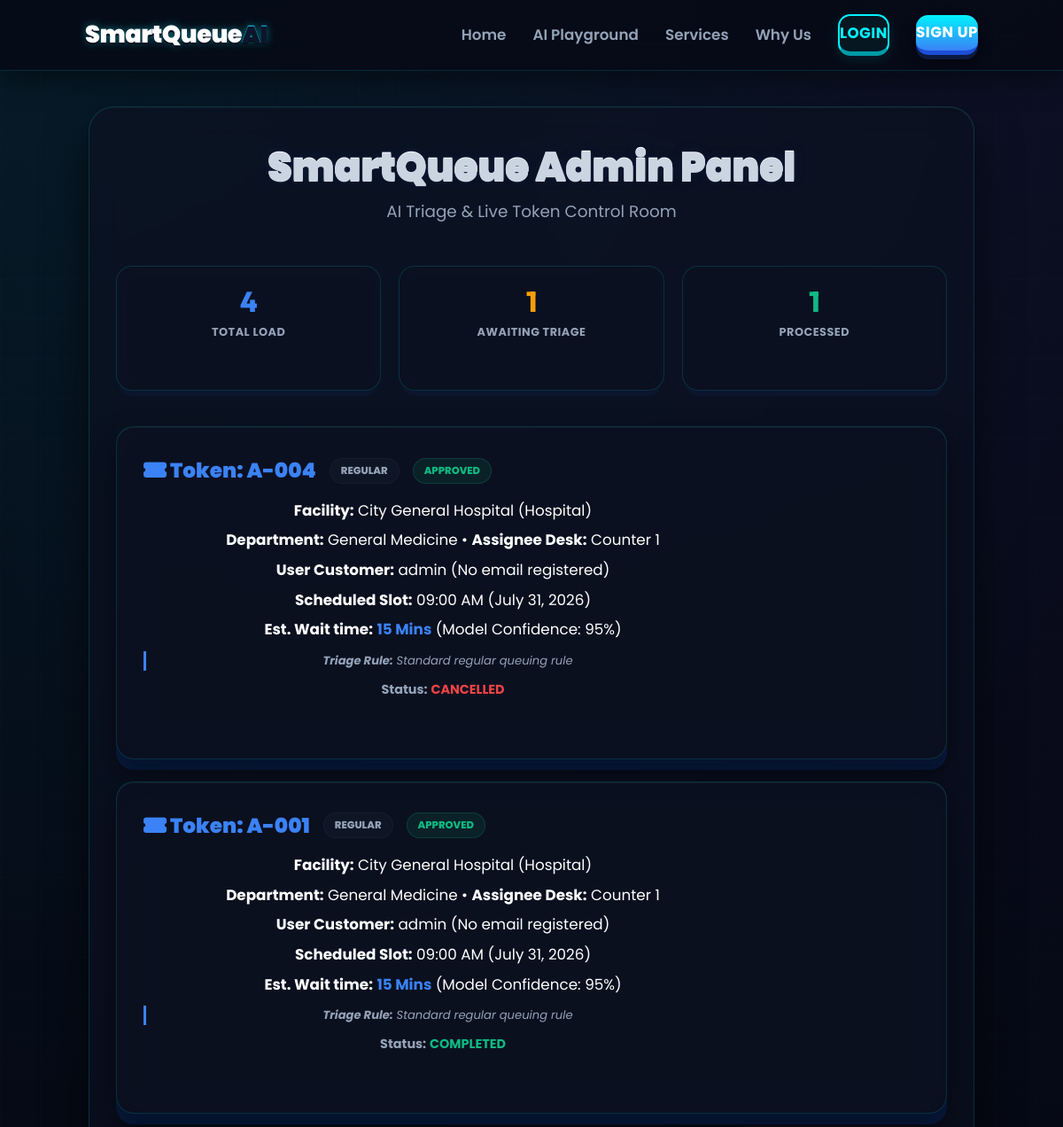
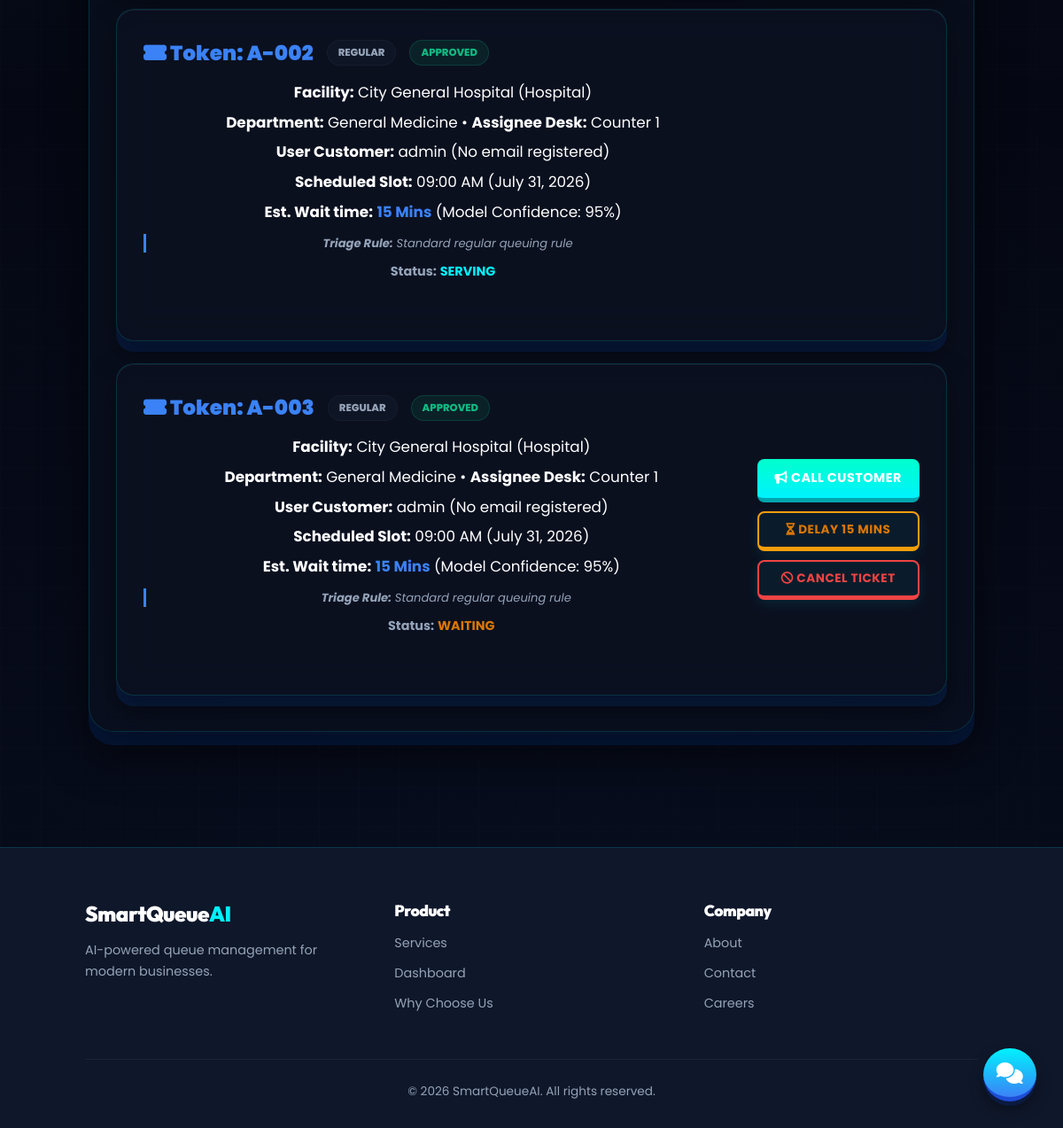
The page /admin-queue/ on the database its author committed (2 pictures, top to bottom).
### queue_system/models.py (models this page shows, shortened)
class Appointment(models.Model):
    SERVICE_CHOICES = [
        ('Hospital', 'Hospital'),
        ('Bank', 'Bank'),
        ('University', 'University'),
        ('Government', 'Government'),
        ('Service Center', 'Service Center'),
    ]
    STATUS_CHOICES = [
        ('Waiting', 'Waiting'),
        ('Serving', 'Serving'),
        ('Completed', 'Completed'),
        ('Cancelled', 'Cancelled'),
    ]
    PRIORITY_CHOICES = [
        ('Emergency', 'Emergency'),
        ('Senior Citizen', 'Senior Citizen'),
        ('VIP', 'VIP'),
        ('Regular', 'Regular'),
    ]
    user = models.ForeignKey(User, on_delete=models.CASCADE)
    service = models.CharField(max_length=50, choices=SERVICE_CHOICES)
    organization_name = models.CharField(max_length=100, default='City General Hospital')
    department = models.CharField(max_length=100, default='General Medicine')
    doctor_or_counter = models.CharField(max_length=100, default='Counter 1', blank=True, null=True)
    estimated_wait_time = models.IntegerField(default=15)
    confidence_score = models.IntegerField(default=95)
    distance = models.CharField(max_length=20, default='1.2 km')
    appointment_date = models.DateField()
    appointment_time = models.CharField(max_length=10, default='09:00 AM')
    token_number = models.CharField(max_length=20, blank=True, null=True)
    status = models.CharField(max_length=20, choices=STATUS_CHOICES, default='Waiting')
    priority = models.CharField(max_length=20, choices=PRIORITY_CHOICES, default='Regular')
    priority_reason = models.CharField(max_length=255, default='Standard regular queuing rule')
    is_approved = models.BooleanField(default=True)
    created_at = models.DateTimeField(auto_now_add=True)

### queue_system/views.py (the view)
# urls.py: path('admin-queue/', views.admin_queue_view, name='admin_queue'),
def admin_queue_view(request):
    appointments = Appointment.objects.all().order_by('appointment_date', 'status', 'priority', 'token_number')
    total = Appointment.objects.count()
    completed = Appointment.objects.filter(status='Completed').count()
    waiting = Appointment.objects.filter(status='Waiting').count()
    context = {
        'appointments': appointments,
        'total': total,
        'completed': completed,
        'waiting': waiting
    }
    return render(request, 'queue_system/admin_queue.html', context)

### templates/queue_system/admin_queue.html (shortened to what this page needs)
{% extends "accounts/base.html" %}
{% block content %}
<section class="hero" style="padding: 40px 5% 80px;">
<div class="appointment-card" style="max-width: 1000px; margin-top: 0; padding: 40px 30px;">
    <h1 style="text-align: center; font-family: 'Poppins', sans-serif; font-weight: 900; color: var(--text-primary); font-size: 2.8rem; margin-bottom: 10px;">
        SmartQueue Admin Panel
    </h1>
    <p style="text-align: center; color: var(--text-secondary); font-size: 1.15rem; margin-bottom: 45px;">
        AI Triage & Live Token Control Room
    </p>
    <div style="display: grid; grid-template-columns: repeat(auto-fit, minmax(180px, 1fr)); gap: 20px; margin-bottom: 40px;">
        <div class="service-card" style="padding: 20px; text-align: center; box-shadow: 0 10px 0px -4px rgba(37,99,235,0.06); border-radius: 18px;">
            <h3 style="font-size: 2rem; color: var(--blue); margin-bottom: 5px;">{{ total }}</h3>
            <p style="color: var(--text-secondary); font-size: 0.8rem; font-weight: 700; text-transform: uppercase; letter-spacing: 0.5px;">Total Load</p>
        </div>
        <div class="service-card" style="padding: 20px; text-align: center; box-shadow: 0 10px 0px -4px rgba(37,99,235,0.06); border-radius: 18px;">
            <h3 style="font-size: 2rem; color: #F59E0B; margin-bottom: 5px;">{{ waiting }}</h3>
            <p style="color: var(--text-secondary); font-size: 0.8rem; font-weight: 700; text-transform: uppercase; letter-spacing: 0.5px;">Awaiting Triage</p>
        </div>
        <div class="service-card" style="padding: 20px; text-align: center; box-shadow: 0 10px 0px -4px rgba(37,99,235,0.06); border-radius: 18px;">
            <h3 style="font-size: 2rem; color: #10B981; margin-bottom: 5px;">{{ completed }}</h3>
            <p style="color: var(--text-secondary); font-size: 0.8rem; font-weight: 700; text-transform: uppercase; letter-spacing: 0.5px;">Processed</p>
        </div>
    </div>
    <div style="display: flex; flex-direction: column; gap: 25px;">
        {% for appointment in appointments %}
            <div class="service-card" style="text-align: left; padding: 30px; display: flex; justify-content: space-between; align-items: center; flex-wrap: wrap; gap: 20px; border-radius: 20px;">
                <div style="flex: 1; min-width: 280px;">
                    <div style="display: flex; align-items: center; gap: 15px; margin-bottom: 12px; flex-wrap: wrap;">
                        <span style="font-size: 1.45rem; color: var(--blue); font-weight: 900;"><i class="fas fa-ticket-alt"></i> Token: {{ appointment.token_number }}</span>
                        <span style="font-size: 0.72rem; padding: 4px 12px; border-radius: 20px; font-weight: 800; text-transform: uppercase;
                            {% if appointment.priority == 'Emergency' %}background: rgba(239, 68, 68, 0.1); color: #EF4444; border: 1px solid rgba(239,68,68,0.2);
                            {% elif appointment.priority == 'Senior Citizen' %}background: rgba(14, 165, 233, 0.1); color: var(--cyan); border: 1px solid rgba(14,165,233,0.2);
                            {% elif appointment.priority == 'VIP' %}background: rgba(99, 102, 241, 0.1); color: var(--purple); border: 1px solid rgba(99,102,241,0.2);
                            {% else %}background: rgba(71, 85, 105, 0.08); color: var(--text-secondary); border: 1px solid rgba(71,85,105,0.15);{% endif %}">
                            {{ appointment.priority }}
                        </span>
                        {% if appointment.is_approved %}
                            <span style="font-size: 0.72rem; background: rgba(16, 185, 129, 0.1); color: #10B981; border: 1px solid rgba(16,185,129,0.2); padding: 4px 12px; border-radius: 20px; font-weight: 800; text-transform: uppercase;">Approved</span>
                        {% else %}
                            <span style="font-size: 0.72rem; background: rgba(245, 158, 11, 0.1); color: #D97706; border: 1px solid rgba(245,158,11,0.2); padding: 4px 12px; border-radius: 20px; font-weight: 800; text-transform: uppercase;">Pending Approval</span>
                        {% endif %}
                    </div>
                    <p style="margin-bottom: 6px; color: var(--text-primary);"><strong>Facility:</strong> {{ appointment.organization_name }} ({{ appointment.service }})</p>
                    <p style="margin-bottom: 6px; color: var(--text-primary);"><strong>Department:</strong> {{ appointment.department }} • <strong>Assignee Desk:</strong> {{ appointment.doctor_or_counter|default:"Counter 1" }}</p>
                    <p style="margin-bottom: 6px; color: var(--text-primary);"><strong>User Customer:</strong> {{ appointment.user.username }} ({{ appointment.user.email|default:"No email registered" }})</p>
                    <p style="margin-bottom: 6px; color: var(--text-primary);"><strong>Scheduled Slot:</strong> {{ appointment.appointment_time }} ({{ appointment.appointment_date }})</p>
                    <p style="margin-bottom: 6px; color: var(--text-primary);"><strong>Est. Wait time:</strong> <span style="color: var(--blue); font-weight: 700;">{{ appointment.estimated_wait_time }} Mins</span> (Model Confidence: {{ appointment.confidence_score }}%)</p>
                    <p style="margin-bottom: 6px; font-size: 0.82rem; color: var(--text-secondary); font-style: italic; border-left: 3.5px solid var(--blue); padding-left: 8px; margin-top: 10px;"><strong>Triage Rule:</strong> {{ appointment.priority_reason }}</p>
                    <p style="margin-top: 10px; font-size: 0.9rem;"><strong>Status:</strong>
                        <span style="color: {% if appointment.status == 'Serving' %}var(--cyan){% elif appointment.status == 'Completed' %}#10B981{% elif appointment.status == 'Cancelled' %}#EF4444{% else %}#D97706{% endif %}; font-weight: bold; text-transform: uppercase;">
                            {{ appointment.status }}
                        </span>
                    </p>
                </div>
                <div style="display: flex; gap: 10px; flex-direction: column; align-items: flex-end; justify-content: center; min-width: 180px;">
                    {% if appointment.status == "Waiting" %}
                        <a href="{% url 'call_next' appointment.id %}" class="btn-filled" style="width: 100%; text-align: center; padding: 10px 20px; font-size: 0.9rem; border-radius: 8px; box-shadow: none;">
                            <i class="fas fa-bullhorn"></i> Call Customer
                        </a>
                        <a href="{% url 'delay_booking' appointment.id %}" class="btn-outline" style="width: 100%; text-align: center; padding: 8px 20px; font-size: 0.85rem; border-radius: 8px; border-color: #F59E0B; color: #D97706 !important;">
                            <i class="fas fa-hourglass-half"></i> Delay 15 Mins
                        </a>
                        <a href="{% url 'cancel_booking' appointment.id %}" class="btn-outline" style="width: 100%; text-align: center; padding: 8px 20px; font-size: 0.85rem; border-radius: 8px; border-color: #EF4444; color: #EF4444 !important;">
                            <i class="fas fa-ban"></i> Cancel Ticket
                        </a>
                    {% endif %}
                </div>
            </div>
        {% empty %}
            <div class="service-card" style="text-align: center; padding: 60px 0; border-radius: 20px;">
                <h3 style="color: var(--text-secondary); margin: 0;">No appointments registered in system</h3>
            </div>
        {% endfor %}
    </div>
</div>
</section>
{% endblock %}

### templates/accounts/base.html (shortened to what this page needs)
{% load static %}
<!DOCTYPE html>
<html lang="en">
<head>
    <link rel="stylesheet" href="https://cdnjs.cloudflare.com/ajax/libs/font-awesome/6.5.0/css/all.min.css">
    <link rel="stylesheet" href="{% static 'css/style.css' %}?v=1.0">
</head>
<body>
    <nav class="navbar">
        <div class="nav-container">
            <a href="{% url 'home' %}" class="nav-logo">SmartQueue<span>AI</span></a>
            <ul class="nav-links">
                <li><a href="{% url 'home' %}">Home</a></li>
                <li><a href="{% url 'ml_playground' %}">AI Playground</a></li>
                {% if user.is_authenticated %}
                    <li><a href="{% url 'dashboard' %}">Dashboard</a></li>
                    <li><a href="{% url 'book' %}">Book</a></li>
                    {% if user.is_staff %}
                        <li><a href="{% url 'admin_queue' %}">Admin Queue</a></li>
                    {% endif %}
                    <li><a href="{% url 'logout' %}" class="btn-outline">Logout</a></li>
                {% else %}
                    <li><a href="{% url 'home' %}#services">Services</a></li>
                    <li><a href="{% url 'home' %}#why">Why Us</a></li>
                    <li><a href="{% url 'login' %}" class="btn-outline">Login</a></li>
                    <li><a href="{% url 'register' %}" class="btn-filled">Sign Up</a></li>
                {% endif %}
            </ul>
        </div>
    </nav>
    <main>
        {% block content %}
        {% endblock %}
    </main>
    <footer class="footer">
        <div class="footer-container">
            <div class="footer-col">
                <h3>SmartQueue<span>AI</span></h3>
                <p>AI-powered queue management for modern businesses.</p>
            </div>
            <div class="footer-col">
                <h4>Product</h4>
                <a href="#services">Services</a>
                <a href="#dashboard">Dashboard</a>
                <a href="#why">Why Choose Us</a>
            </div>
            <div class="footer-col">
                <h4>Company</h4>
                <a href="#">About</a>
                <a href="#">Contact</a>
                <a href="#">Careers</a>
            </div>
        </div>
        <div class="footer-bottom">
            <p>&copy; 2026 SmartQueueAI. All rights reserved.</p>
        </div>
    </footer>
    <button id="chatbotBtn" class="btn-filled" title="AI Chatbot" style="position: fixed; bottom: 30px; right: 30px; width: 60px; height: 60px; border-radius: 50%; font-size: 1.5rem; display: flex; align-items: center; justify-content: center; z-index: 9999; padding: 0;">
        <i class="fas fa-comments"></i>
    </button>
</body>
</html>

### rows shown on the page
Appointment: token_number "A-004", priority "REGULAR", is_approved "APPROVED", organization_name "City General Hospital", service "Hospital", department "General Medicine", doctor_or_counter "Counter 1", user.username "admin", user.email "No email registered", appointment_time "09:00 AM", appointment_date "July 31, 2026", estimated_wait_time "15", confidence_score "95", priority_reason "Standard regular queuing rule", status "CANCELLED"
Appointment: token_number "A-001", priority "REGULAR", is_approved "APPROVED", organization_name "City General Hospital", service "Hospital", department "General Medicine", doctor_or_counter "Counter 1", user.username "admin", user.email "No email registered", appointment_time "09:00 AM", appointment_date "July 31, 2026", estimated_wait_time "15", confidence_score "95", priority_reason "Standard regular queuing rule", status "COMPLETED"
Appointment: token_number "A-002", priority "REGULAR", is_approved "APPROVED", organization_name "City General Hospital", service "Hospital", department "General Medicine", doctor_or_counter "Counter 1", user.username "admin", user.email "No email registered", appointment_time "09:00 AM", appointment_date "July 31, 2026", estimated_wait_time "15", confidence_score "95", priority_reason "Standard regular queuing rule", status "SERVING"
Appointment: token_number "A-003", priority "REGULAR", is_approved "APPROVED", organization_name "City General Hospital", service "Hospital", department "General Medicine", doctor_or_counter "Counter 1", user.username "admin", user.email "No email registered", appointment_time "09:00 AM", appointment_date "July 31, 2026", estimated_wait_time "15", confidence_score "95", priority_reason "Standard regular queuing rule", status "WAITING", shows "CALL CUSTOMER"

### other values the page prints
{{ total }} "4"
{{ waiting }} "1"
{{ completed }} "1"
